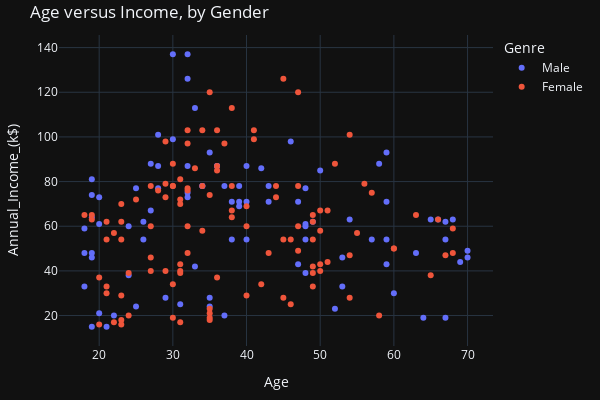

Notebook source saved alongside this figure:
### Code cell
px.scatter(df, x="Age", y="Annual_Income_(k$)", color="Genre",
           height=400, width=600,
          title="Age versus Income, by Gender"
          ).update_layout(margin=dict(t=35, l=15, r=15, b=15))

### Figure 1 — Plotly figure (JSON) as saved in the notebook; plotly's stock layout.template omitted (floating-point values rounded to 4 significant figures)
{"data": [{"hovertemplate": "Genre=Male<br>Age=%{x}<br>Annual_Income_(k$)=%{y}<extra></extra>", "legendgroup": "Male", "marker": {"color": "#636efa", "symbol": "circle"}, "mode": "markers", "name": "Male", "orientation": "v", "showlegend": true, "x": [19, 21, 64, 67, 37, 22, 20, 52, 35, 25, 31, 29, 35, 60, 53, 18, 24, 48, 33, 59, 47, 69, 53, 70, 19, 63, 18, 19, 70, 59, 26, 40, 57, 38, 67, 48, 18, 48, 24, 48, 20, 67, 26, 49, 54, 68, 66, 65, 19, 27, 39, 43, 40, 59, 38, 47, 39, 20, 32, 19, 32, 25, 28, 48, 34, 43, 39, 37, 34, 19, 50, 42, 32, 40, 28, 36, 36, 58, 27, 59, 35, 46, 30, 28, 33, 32, 32, 30], "xaxis": "x", "y": [15, 15, 19, 19, 20, 20, 21, 23, 24, 24, 25, 28, 28, 30, 33, 33, 38, 39, 42, 43, 43, 44, 46, 46, 46, 48, 48, 48, 49, 54, 54, 54, 54, 54, 54, 54, 59, 60, 60, 61, 61, 62, 62, 62, 63, 63, 63, 63, 64, 67, 69, 71, 71, 71, 71, 71, 71, 73, 73, 74, 75, 77, 77, 77, 78, 78, 78, 78, 78, 81, 85, 86, 87, 87, 87, 87, 87, 88, 88, 93, 93, 98, 99, 101, 113, 126, 137, 137], "yaxis": "y", "type": "scatter"}, {"hovertemplate": "Genre=Female<br>Age=%{x}<br>Annual_Income_(k$)=%{y}<extra></extra>", "legendgroup": "Female", "marker": {"color": "#EF553B", "symbol": "circle"}, "mode": "markers", "name": "Female", "orientation": "v", "showlegend": true, "x": [20, 23, 31, 22, 35, 23, 30, 35, 58, 24, 35, 35, 46, 54, 45, 40, 23, 21, 49, 21, 42, 30, 36, 20, 65, 31, 49, 24, 50, 27, 29, 31, 49, 31, 50, 51, 27, 67, 54, 43, 68, 32, 47, 60, 60, 45, 23, 49, 46, 21, 55, 22, 34, 50, 68, 40, 32, 47, 27, 23, 49, 21, 66, 19, 38, 18, 19, 63, 49, 51, 50, 38, 40, 23, 31, 25, 31, 29, 44, 35, 57, 28, 32, 32, 34, 44, 38, 47, 27, 30, 30, 56, 29, 31, 36, 33, 36, 52, 30, 37, 32, 29, 41, 54, 41, 36, 34, 32, 38, 47, 35, 45], "xaxis": "x", "y": [16, 16, 17, 17, 18, 18, 19, 19, 20, 20, 21, 23, 25, 28, 28, 29, 29, 30, 33, 33, 34, 34, 37, 37, 38, 39, 39, 39, 40, 40, 40, 40, 42, 43, 43, 44, 46, 47, 47, 48, 48, 48, 49, 50, 50, 54, 54, 54, 54, 54, 57, 57, 58, 58, 59, 60, 60, 60, 60, 62, 62, 62, 63, 63, 64, 65, 65, 65, 65, 67, 67, 67, 69, 70, 70, 72, 72, 73, 73, 74, 75, 76, 76, 77, 78, 78, 78, 78, 78, 78, 78, 79, 79, 81, 85, 86, 87, 88, 88, 97, 97, 98, 99, 101, 103, 103, 103, 103, 113, 120, 120, 126], "yaxis": "y", "type": "scatter"}], "layout": {"xaxis": {"anchor": "y", "domain": [0.0, 1.0], "title": {"text": "Age"}}, "yaxis": {"anchor": "x", "domain": [0.0, 1.0], "title": {"text": "Annual_Income_(k$)"}}, "legend": {"title": {"text": "Genre"}, "tracegroupgap": 0}, "title": {"text": "Age versus Income, by Gender"}, "height": 400, "width": 600, "margin": {"t": 35, "l": 15, "r": 15, "b": 15}}}
